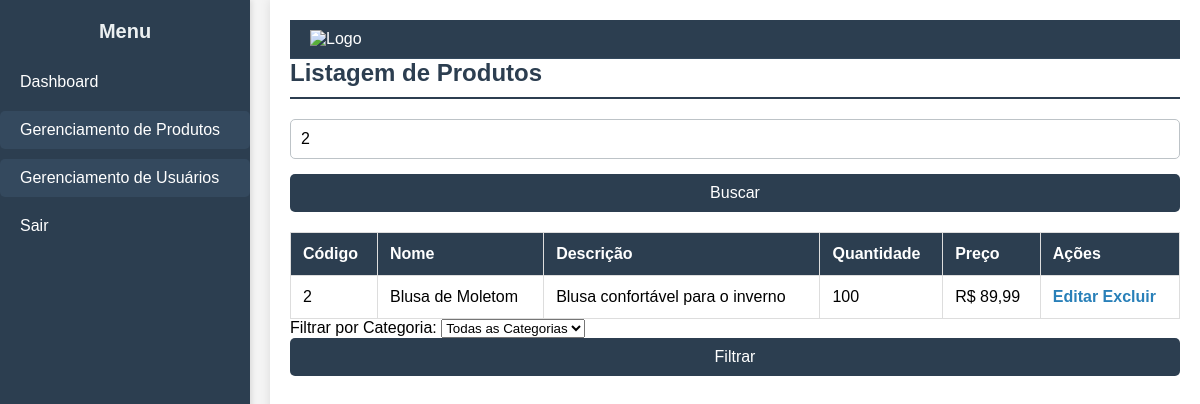
/listagem-produtos.php?busca=2 (signed in), run on the app's committed database.
### tables this page shows
CREATE TABLE `produtos` (
  `id` int(11) NOT NULL,
  `nome` varchar(100) NOT NULL,
  `descricao` text DEFAULT NULL,
  `quantidade` int(11) NOT NULL,
  `preco` decimal(10,2) NOT NULL,
  `categoria_id` int(11) DEFAULT NULL
);

### listagem-produtos.php (the view, shortened to what this page needs)
<?php
include_once 'db/connect.php';
$busca = isset($_GET['busca']) ? trim($_GET['busca']) : '';
if ($busca) {
    $stmt = $pdo->prepare("SELECT * FROM produtos WHERE id = :id OR nome LIKE :nome");
    $stmt->bindValue(':id', $busca, PDO::PARAM_INT);
    $stmt->bindValue(':nome', '%' . $busca . '%', PDO::PARAM_STR);
    $stmt->execute();
} else {
    $stmt = $pdo->query("SELECT * FROM produtos");
}
$produtos = $stmt->fetchAll(PDO::FETCH_ASSOC);
?>
<!DOCTYPE html>
<html lang="pt-br">
<head>
    <link rel="stylesheet" href="css/style.css">
</head>
<body>
    <div class="container">
        <?php include_once 'includes/sidebar.php'; ?>
        <main class="content">
            <header class="header">
                <div class="logo">
                    <img src="https://bluefocus.com.br/sites/default/files/styles/medium/public/estoque.png?itok=1yVi8VcO" alt="Logo" width="50">
                </div>
            </header>
            <div class="scrollable-content">
                <h2>Listagem de Produtos</h2>
                <form method="GET" style="margin-bottom: 20px;">
                    <input type="text" name="busca" placeholder="Buscar por nome ou código" value="<?= htmlspecialchars($busca) ?>" required>
                    <button type="submit">Buscar</button>
                </form>
                <table>
                    <thead>
                        <tr>
                            <th>Código</th>
                            <th>Nome</th>
                            <th>Descrição</th>
                            <th>Quantidade</th>
                            <th>Preço</th>
                            <th>Ações</th>
                        </tr>
                    </thead>
                    <tbody>
                        <?php foreach ($produtos as $produto): ?>
                            <tr>
                                <td><?= $produto['id'] ?></td>
                                <td><?= htmlspecialchars($produto['nome']) ?></td>
                                <td><?= htmlspecialchars($produto['descricao']) ?></td>
                                <td><?= $produto['quantidade'] ?></td>
                                <td>R$ <?= number_format($produto['preco'], 2, ',', '.') ?></td>
                                <td>
                                    <a href="editar-produto.php?id=<?= $produto['id'] ?>">Editar</a>
                                    <a href="excluir-produto.php?id=<?= $produto['id'] ?>" onclick="return confirm('Tem certeza que deseja excluir este produto?')">Excluir</a>
                                </td>
                            </tr>
                        <?php endforeach; ?>
                    </tbody>
                </table>
            </div>
            <form method="GET" style="margin-bottom: 20px;">
                <label for="categoria_id">Filtrar por Categoria:</label>
                <select name="categoria_id" id="categoria_id">
                    <option value="">Todas as Categorias</option>
                </select>
                <button type="submit">Filtrar</button>
            </form>
        </main>
    </div>
</body>
</html>

### css/style.css (style rules this page uses)
* { margin: 0; padding: 0; box-sizing: border-box; }
body { font-family: Arial, sans-serif; background-color: #f4f4f4; display: flex; min-height: 100vh; }
.header { display: flex; justify-content: space-between; align-items: center; padding: 10px 20px; background-color: #2c3e50; color: white; font-size: 16px; border-bottom: 1px solid #34495e; }
.header .logo img { height: 40px; }
.container { display: flex; width: 100%; }
.content { margin-left: 270px; padding: 20px; width: calc(100% - 270px); background-color: #ffffff; box-shadow: 0 0 10px rgba(0, 0, 0, 0.1); min-height: 100vh; transition: margin-left 0.3s ease; }
.content h2 { color: #2c3e50; font-size: 24px; margin-bottom: 20px; border-bottom: 2px solid #2c3e50; padding-bottom: 10px; }
form input, form textarea, form button { display: block; width: 100%; margin-bottom: 15px; padding: 10px; border: 1px solid #bdc3c7; border-radius: 5px; font-size: 16px; }
form button { background-color: #2c3e50; color: white; border: none; cursor: pointer; transition: background-color 0.3s ease; }
table { width: 100%; border-collapse: collapse; margin-top: 20px; font-size: 16px; }
table th, table td { border: 1px solid #ddd; padding: 12px; text-align: left; }
table th { background-color: #2c3e50; color: white; }
table td a { color: #2980b9; text-decoration: none; font-weight: bold; transition: color 0.3s ease; }

### data on the page
produtos: id "2", nome "Blusa de Moletom", descricao "Blusa confortável para o inverno", quantidade "100", preco "89,99"
